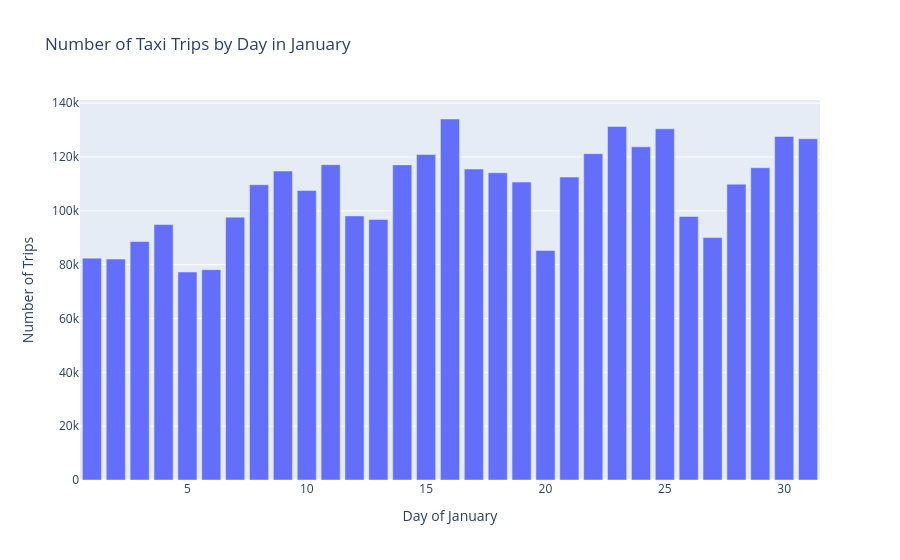

Source (notebook cell):
### Code cell
# Number of Taxi Trips by Day in January

daily_trips = (
    df_taxi_c.groupby('pickup_day')
    .size()
    .reset_index(name='trips')
)

fig = px.bar(
    daily_trips,
    x='pickup_day',
    y='trips',
    title='Number of Taxi Trips by Day in January',
    labels={
        'pickup_day': 'Day of January',
        'trips': 'Number of Trips'
    }
)

fig.show()

### Figure 1 — Plotly figure (JSON) as saved in the notebook; plotly's stock layout.template omitted (floating-point values rounded to 4 significant figures)
{"data": [{"hovertemplate": "Day of January=%{x}<br>Number of Trips=%{y}<extra></extra>", "legendgroup": "", "marker": {"color": "#636efa", "pattern": {"shape": ""}}, "name": "", "orientation": "v", "showlegend": false, "textposition": "auto", "type": "bar", "x": [1, 2, 3, 4, 5, 6, 7, 8, 9, 10, 11, 12, 13, 14, 15, 16, 17, 18, 19, 20, 21, 22, 23, 24, 25, 26, 27, 28, 29, 30, 31], "xaxis": "x", "y": [82433, 82074, 88597, 94895, 77262, 78148, 97660, 109701, 114801, 107550, 117127, 98107, 96791, 117083, 120946, 134129, 115530, 114144, 110687, 85273, 112571, 121250, 131364, 123795, 130475, 97934, 90076, 109910, 116025, 127654, 126773], "yaxis": "y"}], "layout": {"autosize": true, "barmode": "relative", "legend": {"tracegroupgap": 0}, "title": {"text": "Number of Taxi Trips by Day in January"}, "xaxis": {"anchor": "y", "autorange": true, "domain": [0, 1], "range": [0.5, 31.5], "title": {"text": "Day of January"}, "type": "linear"}, "yaxis": {"anchor": "x", "autorange": true, "domain": [0, 1], "range": [0, 141200.0], "title": {"text": "Number of Trips"}, "type": "linear"}}}
